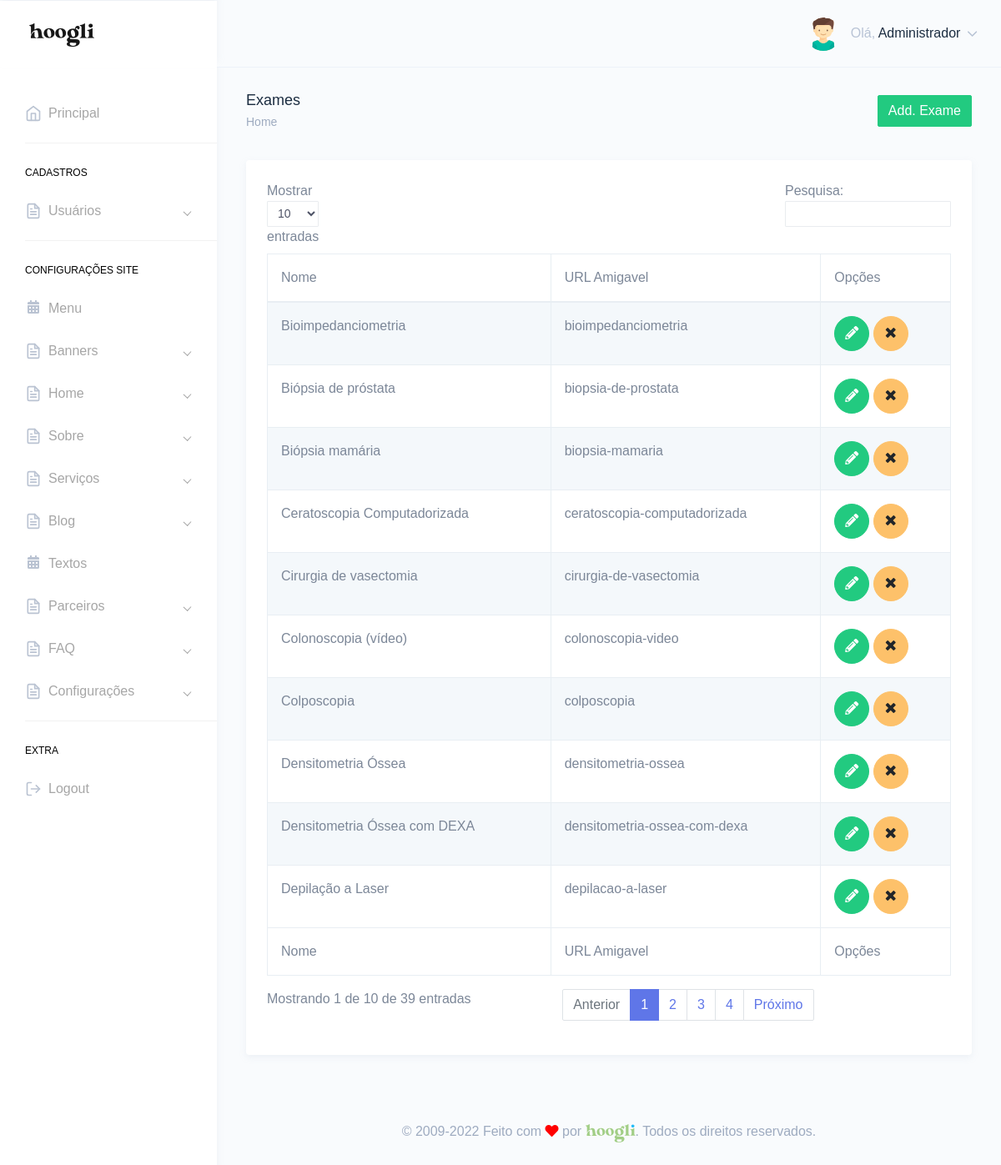
Page /painel/exames.php (signed in) on the committed database.
### tables this page shows
CREATE TABLE `tbl_usuarios` (
  `id` int(11) NOT NULL,
  `nome` varchar(250) DEFAULT NULL,
  `email` varchar(250) DEFAULT NULL,
  `telefone` varchar(250) DEFAULT NULL,
  `endereco` varchar(250) DEFAULT NULL,
  `cpf` varchar(100) DEFAULT NULL,
  `login` varchar(100) DEFAULT NULL,
  `senha` varchar(100) DEFAULT NULL,
  `foto` varchar(250) DEFAULT NULL,
  `id_cargo` int(11) DEFAULT NULL,
  `sexo` varchar(2) DEFAULT NULL,
  `perm_cad_usuario` varchar(2) DEFAULT NULL,
  `perm_relatorio` varchar(2) DEFAULT NULL,
  `perm_add_usuario` varchar(2) DEFAULT NULL,
  `perm_edit_usuario` varchar(2) DEFAULT NULL,
  `perm_del_usuario` varchar(2) DEFAULT NULL,
  `perm_cad_contato` varchar(2) DEFAULT NULL,
  `perm_edit_contato` varchar(2) DEFAULT NULL,
  `perm_del_contato` varchar(2) DEFAULT NULL,
  `perm_edit_contato_nf` varchar(3) DEFAULT NULL,
  `perm_pag_principal_rm` varchar(2) DEFAULT NULL,
  `perm_pag_principal_uc` varchar(2) DEFAULT NULL,
  `admin_geral` varchar(2) DEFAULT NULL,
  `data_frase` date DEFAULT NULL,
  `id_frase` int(11) DEFAULT NULL,
  `frase_lida` varchar(2) DEFAULT NULL
);

CREATE TABLE `tbl_exames` (
  `id` int(11) NOT NULL,
  `titulo` varchar(250) DEFAULT NULL,
  `descricao` text DEFAULT NULL,
  `id_cat` int(11) DEFAULT NULL,
  `meta_title` text DEFAULT NULL,
  `meta_keywords` text DEFAULT NULL,
  `meta_description` text DEFAULT NULL,
  `foto` varchar(250) DEFAULT NULL,
  `url_amigavel` varchar(250) DEFAULT NULL,
  `breve` text DEFAULT NULL,
  `banner_titulo` varchar(250) DEFAULT NULL,
  `banner_titulo2` varchar(255) DEFAULT NULL,
  `banner_titulo3` varchar(255) DEFAULT NULL,
  `banner_foto` varchar(250) DEFAULT NULL,
  `banner_texto` text DEFAULT NULL,
  `banner_botao` varchar(255) DEFAULT NULL,
  `sessao1_foto` varchar(250) DEFAULT NULL,
  `sessao1_titulo` varchar(250) DEFAULT NULL,
  `sessao1_titulo2` varchar(255) DEFAULT NULL,
  `sessao1_titulo3` varchar(255) DEFAULT NULL,
  `sessao1_texto3` text DEFAULT NULL,
  `sessao1_texto` text DEFAULT NULL,
  `sessao1_video_titulo` varchar(255) DEFAULT NULL,
  `sessao1_embed` varchar(255) DEFAULT NULL,
  `sessao1_thumb` varchar(255) DEFAULT NULL,
  `sessao1_video_descricao` text DEFAULT NULL,
  `sessao2_foto` varchar(250) DEFAULT NULL,
  `sessao2_titulo` varchar(250) DEFAULT NULL,
  `sessao2_texto` text DEFAULT NULL,
  `sessao2_titulo2` varchar(255) DEFAULT NULL,
  `sessao2_texto2` text DEFAULT NULL,
  `sessao2_botao2` varchar(255) DEFAULT NULL,
  `sessao2_foto2` varchar(255) DEFAULT NULL,
  `sessao2_botao` varchar(255) DEFAULT NULL,
  `sessao3_titulo` varchar(250) DEFAULT NULL,
  `sessao3_titulo2` varchar(255) DEFAULT NULL,
  `sessao3_texto` text DEFAULT NULL,
  `topico1_foto` varchar(250) DEFAULT NULL,
  `topico1_titulo` varchar(250) DEFAULT NULL,
  `topico1_texto` text DEFAULT NULL,
  `topico2_foto` varchar(250) DEFAULT NULL,
  `topico2_titulo` varchar(250) DEFAULT NULL,
  `topico2_texto` text DEFAULT NULL,
  `topico3_foto` varchar(250) DEFAULT NULL,
  `topico3_titulo` varchar(250) DEFAULT NULL,
  `topico3_texto` text DEFAULT NULL,
  `topico4_foto` varchar(250) DEFAULT NULL,
  `topico4_titulo` varchar(250) DEFAULT NULL,
  `topico4_texto` text DEFAULT NULL,
  `sessao4_foto` varchar(250) DEFAULT NULL,
  `sessao4_titulo` varchar(250) DEFAULT NULL,
  `sessao4_titulo2` varchar(255) DEFAULT NULL,
  `sessao4_texto` text DEFAULT NULL,
  `sessao4_icone` varchar(255) DEFAULT NULL,
  `sessao5_titulo` varchar(250) DEFAULT NULL,
  `sessao5_texto` text DEFAULT NULL,
  `sessao5_foto` varchar(255) DEFAULT NULL,
  `sessao6_titulo` varchar(255) DEFAULT NULL,
  `sessao6_foto` varchar(255) DEFAULT NULL,
  `sessao6_texto` text DEFAULT NULL,
  `contato_titulo` varchar(250) DEFAULT NULL,
  `contato_texto` text DEFAULT NULL,
  `contato_foto` varchar(255) DEFAULT NULL,
  `contato_botao` varchar(255) DEFAULT NULL,
  `diferenca1_foto` varchar(250) DEFAULT NULL,
  `diferenca1_titulo` varchar(250) DEFAULT NULL,
  `diferenca1_texto` text DEFAULT NULL,
  `diferenca2_foto` varchar(250) DEFAULT NULL,
  `diferenca2_titulo` varchar(250) DEFAULT NULL,
  `diferenca2_texto` text DEFAULT NULL,
  `diferenca3_foto` varchar(250) DEFAULT NULL,
  `diferenca3_titulo` varchar(250) DEFAULT NULL,
  `diferenca3_texto` text DEFAULT NULL,
  `imagem_final` varchar(250) DEFAULT NULL,
  `imagem_mobile_final` varchar(250) DEFAULT NULL,
  `icone` varchar(255) DEFAULT NULL,
  `botao` varchar(255) DEFAULT NULL
);

### Connection/con-pdo.php (called while the page is built, shortened)
<?php
$conInstanciada = '';
if(empty($conInstanciada)) {
	class Conexao {
		private static $pdo;
		public static function getInstance() {
		if (!isset(self::$pdo)) {
		 try {
		  $opcoes = array(PDO::MYSQL_ATTR_INIT_COMMAND => 'SET NAMES utf8', PDO::ATTR_PERSISTENT => TRUE);
		  self::$pdo = new PDO("mysql:host=" . HOST . "; dbname=" . DBNAME . "; charset=" . CHARSET . ";", USER, PASSWORD, $opcoes);
		  self::$pdo->setAttribute(PDO::ATTR_ERRMODE, PDO::ERRMODE_EXCEPTION);
		 } catch (PDOException $e) {
		  print "Erro: " . $e->getMessage();
		 }
		}
		return self::$pdo;
		}
	}
}

### Class/acesso.class.php (called while the page is built, shortened)
<?php
$AcessoInstanciada = '';
if(empty($AcessoInstanciada)) {
	if(file_exists('Connection/conexao.php')) {
		require_once('Connection/con-pdo.php');
		require_once('Class/funcoes.php');
	} else {
		require_once('../Connection/con-pdo.php');
		require_once('../Class/funcoes.php');
	}
	class Acesso {
		private $pdo = null;
		private static $Acesso = null;
		private function __construct($conexao){
			$this->pdo = $conexao;
		}
		public static function getInstance($conexao){
			if (!isset(self::$Acesso)):
				self::$Acesso = new Acesso($conexao);
			endif;
			return self::$Acesso;
		}
		function rsDados($id='', $idCargo='', $orderBy='', $limite='') {
			$sqlLimite = '';
			$sqlOrdem = '';
			$sql = '';
			$nCampos = 0;
			if(!empty($id)) {
				$sql .= " and id = ?";
				$nCampos++;
				$campo[$nCampos] = $id;
			}
			try{
				$sql = "SELECT * FROM tbl_usuarios where 1=1 $sql $sqlOrdem $sqlLimite";
				$stm = $this->pdo->prepare($sql);
				for($i=1; $i<=$nCampos; $i++) {
					$stm->bindValue($i, $campo[$i]);
				}
				$stm->execute();
				$rsDados = $stm->fetchAll(PDO::FETCH_OBJ);
				if($id <> '' or $limite == 1) {
					return($rsDados[0]);
				} else {
					return($rsDados);
				}
			} catch(PDOException $erro){
				echo $erro->getMessage();
			}
		}
	}
}

### painel/verifica.php (called while the page is built, shortened)
<?php
include "../Class/acesso.class.php";
$verificaRestrito = Acesso::getInstance(Conexao::getInstance());
include "../Class/exames.class.php";
$exames = Exames::getInstance(Conexao::getInstance());
$verificaRestrito->restritoAdmin();
$dadosUsuarioLogado = $verificaRestrito->rsDados($_SESSION['dadosLogado']->id);
?>

### Class/funcoes.php (called while the page is built, shortened)
<?php
  function icone_genero($genero) {
    switch ($genero) {
      case "M": return "assets/images/avatars/boy.svg"; break;
    }
  }
?>

### Class/exames.class.php (called while the page is built, shortened)
<?php
$ExamesInstanciada = '';
if(empty($ExamesInstanciada)) {
	if(file_exists('Connection/conexao.php')) {
		require_once('Connection/con-pdo.php');
		require_once('Class/funcoes.php');
	} else {
		require_once('../Connection/con-pdo.php');
		require_once('../Class/funcoes.php');
	}
	class Exames {
		private $pdo = null;
		private static $Exames = null;
		private function __construct($conexao){
			$this->pdo = $conexao;
		}
		public static function getInstance($conexao){
			if (!isset(self::$Exames)):
				self::$Exames = new Exames($conexao);
			endif;
			return self::$Exames;
		}
		function rsDados($id='', $orderBy='', $limite='', $idCat='', $idDiferente='', $url_amigavel='') {
			$nCampos = 0;
			$sql = '';
			$sqlOrdem = '';
			$sqlLimite = '';
			try{
				$sql = "SELECT * FROM tbl_exames where 1=1 $sql $sqlOrdem $sqlLimite";
				$stm = $this->pdo->prepare($sql);
				for($i=1; $i<=$nCampos; $i++) {
					$stm->bindValue($i, $campo[$i]);
				}
				$stm->execute();
				$rsDados = $stm->fetchAll(PDO::FETCH_OBJ);
				if($id <> '' or $limite == 1) {
					return($rsDados[0]);
				} else {
					return($rsDados);
				}
			} catch(PDOException $erro){
				echo $erro->getMessage();
			}
		}
	}
}

### painel/exames.php (the view, shortened to what this page needs)
<?php include "verifica.php";
$puxaExames = $exames->rsDados();
?>
<!DOCTYPE html>
<html dir="ltr" lang="pt-br">
<head>
    <link href="dist/css/style.min.css" rel="stylesheet">
</head>
<body>
    <div id="main-wrapper" data-theme="light" data-layout="vertical" data-navbarbg="skin6" data-sidebartype="full" data-sidebar-position="fixed" data-header-position="fixed" data-boxed-layout="full">
      <?php include "header.php";?>
       <?php include "inc-menu-lateral.php";?>
        <div class="page-wrapper">
            <div class="page-breadcrumb">
                <div class="row">
                    <div class="col-7 align-self-center">
                        <h4 class="page-title text-truncate text-dark font-weight-medium mb-1">Exames</h4>
                        <div class="d-flex align-items-center">
                            <nav aria-label="breadcrumb">
                                <ol class="breadcrumb m-0 p-0">
                                    <li class="breadcrumb-item"><a href="." class="text-muted">Home</a></li>
                                </ol>
                            </nav>
                        </div>
                    </div>
                    <div class="col-5 align-self-center">
                        <a href="add-exames.php" class="btn btn-success float-right">Add. Exame</a>
                    </div>
                </div>
            </div>
            <div class="container-fluid">
                <div class="row">
                    <div class="col-12">
                        <div class="card">
                            <div class="card-body">
                                <div class="table-responsive">
                                    <table id="zero_config" class="table table-striped table-bordered no-wrap">
                                        <thead>
                                            <tr>
                                                <th>Nome</th>
                                                <th>URL Amigavel</th>
                                                <th>Opções</th>
                                            </tr>
                                        </thead>
                                        <tbody>
                                            <?php
                                            if(count($puxaExames) > 0){
                                            foreach($puxaExames as $servico){?>
                                            <tr>
                                                <td><?php echo $servico->titulo;?></td>
                                                <td><?php echo $servico->url_amigavel;?></td>
                                                <td>
                                                    <a href="editar-exames.php?id=<?php echo $servico->id;?>" class="btn btn-success btn-circle"><i class="fas fa-pencil-alt"></i></a>
                                                    <a href="exames.php?id=<?php echo $servico->id;?>&acao=excluirExames" class="btn btn-warning btn-circle"><i class="fa fa-times"></i></a>
                                                </td>
                                            </tr>
                                            <?php } }?>
                                        </tbody>
                                        <tfoot>
                                            <tr>
                                                <th>Nome</th>
                                                <th>URL Amigavel</th>
                                                <th>Opções</th>
                                            </tr>
                                        </tfoot>
                                    </table>
                                </div>
                            </div>
                        </div>
                    </div>
                </div>
            </div>
        <?php include "footer.php";?>
        </div>
    </div>
</body>
</html>

### painel/header.php (shortened to what this page needs)
<header class="topbar" data-navbarbg="skin6">
            <nav class="navbar top-navbar navbar-expand-md">
                <div class="navbar-header" data-logobg="skin6">
                    <div class="navbar-brand">
                        <a href=".">
                            <span class="logo-text">
                                <img src="assets/images/hoogli_logo.png" alt="homepage" class="dark-logo" />
                            </span>
                        </a>
                    </div>
                </div>
                <div class="navbar-collapse collapse" id="navbarSupportedContent">
                    <ul class="navbar-nav float-right">
                        <li class="nav-item dropdown">
                            <a class="nav-link dropdown-toggle" href="javascript:void(0)" data-toggle="dropdown"
                                aria-haspopup="true" aria-expanded="false">
                                <?php if(!empty($dadosUsuarioLogado->foto)){?>
                                <img src="../img/<?php echo $dadosUsuarioLogado->foto;?>" alt="<?php echo $dadosUsuarioLogado->nome;?>" class="rounded-circle" width="40">
                                <?php }else{?>
                                <img src="<?php echo icone_genero($dadosUsuarioLogado->sexo);?>" alt="<?php echo $dadosUsuarioLogado->nome;?>" class="rounded-circle" width="40">
                                <?php }?>
                                <span class="ml-2 d-none d-lg-inline-block"><span>Olá,</span> <span
                                        class="text-dark"><?php echo $dadosUsuarioLogado->nome;?></span> <i data-feather="chevron-down"
                                        class="svg-icon"></i></span>
                            </a>
                        </li>
                    </ul>
                </div>
            </nav>
        </header>

### rows in the picture
tbl_usuarios: nome "Administrador"
tbl_exames: titulo "Colonoscopia (vídeo)", url_amigavel "colonoscopia-video"
tbl_exames: titulo "Depilação a Laser", url_amigavel "depilacao-a-laser"
tbl_exames: titulo "Biópsia mamária", url_amigavel "biopsia-mamaria"
tbl_exames: titulo "Bioimpedanciometria", url_amigavel "bioimpedanciometria"
tbl_exames: titulo "Ceratoscopia Computadorizada", url_amigavel "ceratoscopia-computadorizada"
tbl_exames: titulo "Colposcopia", url_amigavel "colposcopia"
tbl_exames: titulo "Biópsia de próstata", url_amigavel "biopsia-de-prostata"
tbl_exames: titulo "Cirurgia de vasectomia", url_amigavel "cirurgia-de-vasectomia"
tbl_exames: titulo "Densitometria Óssea com DEXA", url_amigavel "densitometria-ossea-com-dexa"
tbl_exames: titulo "Densitometria Óssea", url_amigavel "densitometria-ossea"
